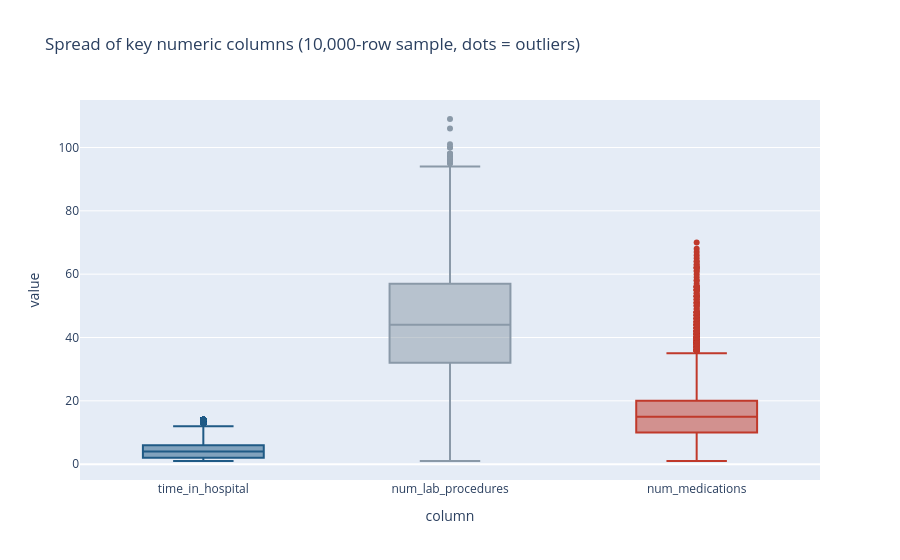

Notebook source saved alongside this figure:
### Markdown cell above
### 4.5 Outliers

### Code cell
num_cols = ["time_in_hospital", "num_lab_procedures", "num_medications"]
# Box plots store every point inside the notebook, so we draw them from a
# random sample of 10,000 rows. The shape is the same; the file stays small.
sample = df.sample(10_000, random_state=42)
long_df = sample[num_cols].melt(var_name="column", value_name="value")
fig = px.box(long_df, x="column", y="value", color="column",
             title="Spread of key numeric columns (10,000-row sample, dots = outliers)",
             color_discrete_sequence=[BLUE, GREY, RED])
fig.update_layout(showlegend=False)
fig.show()

for col in num_cols:
    q1, q3 = df[col].quantile([0.25, 0.75])
    iqr = q3 - q1
    n_out = ((df[col] < q1 - 1.5 * iqr) | (df[col] > q3 + 1.5 * iqr)).sum()
    print(f"{col:<20} outliers (IQR rule): {n_out:,}")

### Figure 1 — Plotly figure (JSON) as saved in the notebook; plotly's stock layout.template omitted (floating-point values rounded to 4 significant figures; data arrays with more than 128 entries replaced by an {"elided": "..."} marker saying what was removed)
{"data": [{"alignmentgroup": "True", "hovertemplate": "column=%{x}<br>value=%{y}<extra></extra>", "legendgroup": "time_in_hospital", "marker": {"color": "#1F5A85"}, "name": "time_in_hospital", "notched": false, "offsetgroup": "time_in_hospital", "orientation": "v", "showlegend": true, "type": "box", "x": {"elided": "10000 str values"}, "x0": " ", "xaxis": "x", "y": {"elided": "10000 int values"}, "y0": " ", "yaxis": "y"}, {"alignmentgroup": "True", "hovertemplate": "column=%{x}<br>value=%{y}<extra></extra>", "legendgroup": "num_lab_procedures", "marker": {"color": "#8A99A8"}, "name": "num_lab_procedures", "notched": false, "offsetgroup": "num_lab_procedures", "orientation": "v", "showlegend": true, "type": "box", "x": {"elided": "10000 str values"}, "x0": " ", "xaxis": "x", "y": {"elided": "10000 int values"}, "y0": " ", "yaxis": "y"}, {"alignmentgroup": "True", "hovertemplate": "column=%{x}<br>value=%{y}<extra></extra>", "legendgroup": "num_medications", "marker": {"color": "#C0392B"}, "name": "num_medications", "notched": false, "offsetgroup": "num_medications", "orientation": "v", "showlegend": true, "type": "box", "x": {"elided": "10000 str values"}, "x0": " ", "xaxis": "x", "y": {"elided": "10000 int values"}, "y0": " ", "yaxis": "y"}], "layout": {"boxmode": "overlay", "legend": {"title": {"text": "column"}, "tracegroupgap": 0}, "showlegend": false, "title": {"text": "Spread of key numeric columns (10,000-row sample, dots = outliers)"}, "xaxis": {"anchor": "y", "categoryarray": ["time_in_hospital", "num_lab_procedures", "num_medications"], "categoryorder": "array", "domain": [0, 1], "title": {"text": "column"}}, "yaxis": {"anchor": "x", "domain": [0, 1], "title": {"text": "value"}}}}
